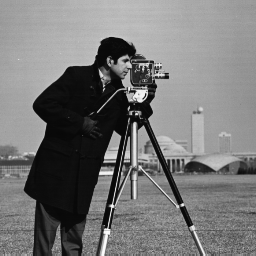
#> input picture docs/source/data/cameraman.tif, 256 x 256 px, found by its file name
$ python test.py
#> lines starting #> are read from the running program, lines starting #| are printed output that depends on the picture
### docs/source/code/registration.py
"""
Registration module main code.
"""

import numpy as np
from scipy import ndimage
import registration_util as util


# SECTION 1. Geometrical transformations


def identity():
    # 2D identity matrix.
    # Output:
    # T - transformation matrix

    T = np.eye(2)

    return T


def scale(sx, sy):
    # 2D scaling matrix.
    # Input:
    # sx, sy - scaling parameters
    # Output:
    # T - transformation matrix

    T = np.array([[sx,0],[0,sy]])

    return T


def rotate(phi):
    # 2D rotation matrix.
    # Input:
    # phi - rotation angle
    # Output:
    # T - transformation matrix

    #------------------------------------------------------------------#
    # TODO: Implement transformation matrix for rotation.
    #!studentstart
    T = np.array([[np.cos(phi),-np.sin(phi)], [np.sin(phi),np.cos(phi)]])
    #!studentend
    #------------------------------------------------------------------#

    return T


def shear(cx, cy):
    # 2D shearing matrix.
    # Input:
    # cx - horizontal shear
    # cy - vertical shear
    # Output:
    # T - transformation matrix

    #------------------------------------------------------------------#
    # TODO: Implement transformation matrix for shear.
    #!studentstart
    T = np.array([[1,cx], [cy,1]])
    #!studentend
    #------------------------------------------------------------------#

    return T


# [21 lines left out: function reflect, not called in this run]


# SECTION 2. Image transformation and least squares fitting


def image_transform(I, Th,  output_shape=None):
    # Image transformation by inverse mapping.
    # Input:
    # I - image to be transformed
    # Th - homogeneous transformation matrix
    # output_shape - size of the output image (default is same size as input)
    # Output:
    # It - transformed image
	# Xt - remapped coordinates
    # we want double precision for the interpolation, but we want the
    # output to have the same data type as the input - so, we will
    # convert to double and remember the original input type

    input_type = type(I)

    # default output size is same as input
    if output_shape is None:
        output_shape = I.shape

    # spatial coordinates of the transformed image
    x = np.arange(0, output_shape[1])
    y = np.arange(0, output_shape[0])
    xx, yy = np.meshgrid(x, y)

    # convert to a 2-by-p matrix (p is the number of pixels)
    X = np.concatenate((xx.reshape((1, xx.size)), yy.reshape((1, yy.size))))
    # convert to homogeneous coordinates
    Xh = util.c2h(X)

    #------------------------------------------------------------------#
    # TODO: Perform inverse coordinates mapping.
    #!studentstart
    Th_inv = np.linalg.inv(Th)

    Xt = Th_inv.dot(Xh)
    #!studentend
    #------------------------------------------------------------------#

    It = ndimage.map_coordinates(I, [Xt[1,:], Xt[0,:]], order=1, mode='constant').reshape(output_shape)

    return It, Xt


# [373 lines left out: functions ls_solve, ls_affine, correlation, joint_histogram, mutual_information, mutual_information_e and 4 more, not called in this run]

### docs/source/code/registration_util.py
"""
Utility functions for registration.
"""

import numpy as np
import matplotlib.pyplot as plt


# [14 lines left out: function test_object, not called in this run]


def c2h(X):
    # Convert cartesian to homogeneous coordinates.
    # Input:
    # X - cartesian coordinates
    # Output:
    # Xh - homogeneous coordinates

    n = np.ones([1,X.shape[1]])
    Xh = np.concatenate((X,n))

    return Xh


def t2h(T, t):
    # Convert a 2D transformation matrix to homogeneous form.
    # Input:
    # T - 2D transformation matrix
    # t - 2D translation vector
    # Output:
    # Th - homogeneous transformation matrix

    #------------------------------------------------------------------#
    # TODO: Implement conversion of a transformation matrix and a translation vector to homogeneous transformation matrix.
    #!studentstart
    Th = np.eye(3)
    Th[0:2, 0:2] = T[0:2, 0:2]
    Th[0:2, 2] = t[:]
    return Th
    #!studentend
    #------------------------------------------------------------------#


# [70 lines left out: functions plot_object, cpselect, not called in this run]

### docs/source/reader/test.py
import numpy as np
import matplotlib.pyplot as plt
import registration as reg
import registration_util as util
from IPython.display import display, clear_output

I = plt.imread('data/cameraman.tif')
#> I is the input picture: shape (256, 256); min 7, max 253, mean 118.7

T_1 = util.t2h(reg.identity(), 128*np.ones(2))
T_2 = util.t2h(reg.rotate(np.pi/4), np.zeros(2))
T_3 = util.t2h(reg.identity(), -128*np.ones(2))
T_rot = T_1.dot(T_2).dot(T_3)

# 45 deg. rotation around the image center followed by shearing
T_shear = util.t2h(reg.shear(0.0, 0.5), np.zeros(2)).dot(T_rot)

# scaling in the x direction and translation
T_scale = util.t2h(reg.scale(1.5, 1), np.array([10,20]))

It1, Xt1 = reg.image_transform(I, T_rot)
#> in image_transform, `It = ndimage.map_coordinates(I, [Xt[1,:], Xt[0,:]], order=1, mode='con..`:
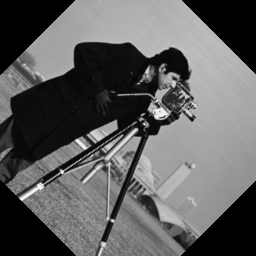
#> It: shape (256, 256); min 0, max 251, mean 95
It2, Xt2 = reg.image_transform(I, T_shear)
#> in image_transform (call 2), `It = ndimage.map_coordinates(I, [Xt[1,:], Xt[0,:]], order=1, mode='con..`:
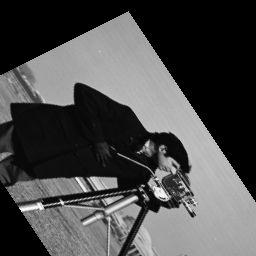
#> It: shape (256, 256); min 0, max 251, mean 76.1
It3, Xt3 = reg.image_transform(I, T_scale)
#> in image_transform (call 3), `It = ndimage.map_coordinates(I, [Xt[1,:], Xt[0,:]], order=1, mode='con..`:
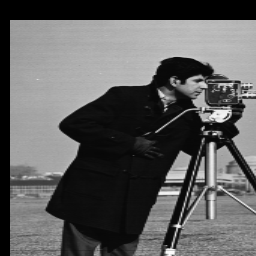
#> It: shape (256, 256); min 0, max 252, mean 93.3

#> (the run stopped early here; a loop or call above may not have finished)
